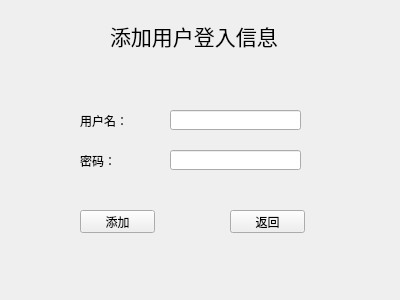
<?xml version="1.0" encoding="UTF-8"?>
<ui version="4.0">
 <class>user_insert</class>
 <widget class="QWidget" name="user_insert">
  <property name="geometry">
   <rect>
    <x>0</x>
    <y>0</y>
    <width>400</width>
    <height>300</height>
   </rect>
  </property>
  <property name="windowTitle">
   <string>Form</string>
  </property>
  <widget class="QLabel" name="label">
   <property name="geometry">
    <rect>
     <x>110</x>
     <y>20</y>
     <width>171</width>
     <height>31</height>
    </rect>
   </property>
   <property name="font">
    <font>
     <pointsize>16</pointsize>
    </font>
   </property>
   <property name="text">
    <string>添加用户登入信息</string>
   </property>
  </widget>
  <widget class="QLabel" name="label_2">
   <property name="geometry">
    <rect>
     <x>80</x>
     <y>110</y>
     <width>54</width>
     <height>21</height>
    </rect>
   </property>
   <property name="text">
    <string>用户名：</string>
   </property>
  </widget>
  <widget class="QLabel" name="label_3">
   <property name="geometry">
    <rect>
     <x>80</x>
     <y>150</y>
     <width>54</width>
     <height>21</height>
    </rect>
   </property>
   <property name="text">
    <string>密码：</string>
   </property>
  </widget>
  <widget class="QLineEdit" name="usernameLineEdit">
   <property name="geometry">
    <rect>
     <x>170</x>
     <y>110</y>
     <width>131</width>
     <height>20</height>
    </rect>
   </property>
  </widget>
  <widget class="QLineEdit" name="passwordLineEdit">
   <property name="geometry">
    <rect>
     <x>170</x>
     <y>150</y>
     <width>131</width>
     <height>20</height>
    </rect>
   </property>
   <property name="font">
    <font>
     <family>Arial</family>
    </font>
   </property>
  </widget>
  <widget class="QPushButton" name="addPushButton">
   <property name="geometry">
    <rect>
     <x>80</x>
     <y>210</y>
     <width>75</width>
     <height>23</height>
    </rect>
   </property>
   <property name="text">
    <string>添加</string>
   </property>
  </widget>
  <widget class="QPushButton" name="backPushButton">
   <property name="geometry">
    <rect>
     <x>230</x>
     <y>210</y>
     <width>75</width>
     <height>23</height>
    </rect>
   </property>
   <property name="text">
    <string>返回</string>
   </property>
  </widget>
 </widget>
 <resources/>
 <connections/>
</ui>
